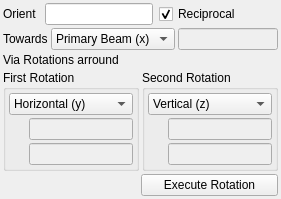
<ui version="4.0" >
 <class>Reorient</class>
 <widget class="QWidget" name="Reorient" >
  <property name="geometry" >
   <rect>
    <x>0</x>
    <y>0</y>
    <width>262</width>
    <height>199</height>
   </rect>
  </property>
  <property name="sizePolicy" >
   <sizepolicy vsizetype="Maximum" hsizetype="Maximum" >
    <horstretch>0</horstretch>
    <verstretch>0</verstretch>
   </sizepolicy>
  </property>
  <property name="minimumSize" >
   <size>
    <width>0</width>
    <height>0</height>
   </size>
  </property>
  <property name="maximumSize" >
   <size>
    <width>16777215</width>
    <height>16777215</height>
   </size>
  </property>
  <property name="windowTitle" >
   <string>Reorient</string>
  </property>
  <layout class="QGridLayout" name="gridLayout_5" >
   <property name="sizeConstraint" >
    <enum>QLayout::SetMinAndMaxSize</enum>
   </property>
   <property name="margin" >
    <number>3</number>
   </property>
   <property name="spacing" >
    <number>3</number>
   </property>
   <item row="0" column="0" >
    <layout class="QHBoxLayout" name="horizontalLayout" >
     <property name="spacing" >
      <number>6</number>
     </property>
     <item>
      <widget class="QLabel" name="label" >
       <property name="text" >
        <string>Orient </string>
       </property>
       <property name="buddy" >
        <cstring>fromEdit</cstring>
       </property>
      </widget>
     </item>
     <item>
      <widget class="QLineEdit" name="fromEdit" >
       <property name="sizePolicy" >
        <sizepolicy vsizetype="Fixed" hsizetype="Expanding" >
         <horstretch>0</horstretch>
         <verstretch>0</verstretch>
        </sizepolicy>
       </property>
       <property name="minimumSize" >
        <size>
         <width>70</width>
         <height>0</height>
        </size>
       </property>
       <property name="frame" >
        <bool>true</bool>
       </property>
      </widget>
     </item>
     <item>
      <widget class="QCheckBox" name="RezicheckBox" >
       <property name="sizePolicy" >
        <sizepolicy vsizetype="Fixed" hsizetype="Fixed" >
         <horstretch>0</horstretch>
         <verstretch>0</verstretch>
        </sizepolicy>
       </property>
       <property name="text" >
        <string>Reciprocal</string>
       </property>
       <property name="checked" >
        <bool>true</bool>
       </property>
      </widget>
     </item>
     <item>
      <spacer name="horizontalSpacer_4" >
       <property name="orientation" >
        <enum>Qt::Horizontal</enum>
       </property>
       <property name="sizeType" >
        <enum>QSizePolicy::Expanding</enum>
       </property>
       <property name="sizeHint" stdset="0" >
        <size>
         <width>0</width>
         <height>20</height>
        </size>
       </property>
      </spacer>
     </item>
    </layout>
   </item>
   <item row="1" column="0" >
    <layout class="QHBoxLayout" name="horizontalLayout_4" >
     <item>
      <widget class="QLabel" name="label_2" >
       <property name="text" >
        <string>Towards</string>
       </property>
       <property name="buddy" >
        <cstring>toCombo</cstring>
       </property>
      </widget>
     </item>
     <item>
      <widget class="QComboBox" name="toCombo" >
       <property name="sizePolicy" >
        <sizepolicy vsizetype="Fixed" hsizetype="Expanding" >
         <horstretch>0</horstretch>
         <verstretch>0</verstretch>
        </sizepolicy>
       </property>
       <item>
        <property name="text" >
         <string>Primary Beam (x)</string>
        </property>
       </item>
       <item>
        <property name="text" >
         <string>Horizontal (y)</string>
        </property>
       </item>
       <item>
        <property name="text" >
         <string>Vertical (z)</string>
        </property>
       </item>
       <item>
        <property name="text" >
         <string>Reciprocal</string>
        </property>
       </item>
       <item>
        <property name="text" >
         <string>Real</string>
        </property>
       </item>
      </widget>
     </item>
     <item>
      <widget class="QLineEdit" name="toEdit" >
       <property name="enabled" >
        <bool>false</bool>
       </property>
       <property name="sizePolicy" >
        <sizepolicy vsizetype="Fixed" hsizetype="Expanding" >
         <horstretch>0</horstretch>
         <verstretch>0</verstretch>
        </sizepolicy>
       </property>
       <property name="minimumSize" >
        <size>
         <width>70</width>
         <height>0</height>
        </size>
       </property>
      </widget>
     </item>
     <item>
      <spacer name="horizontalSpacer_5" >
       <property name="orientation" >
        <enum>Qt::Horizontal</enum>
       </property>
       <property name="sizeType" >
        <enum>QSizePolicy::Expanding</enum>
       </property>
       <property name="sizeHint" stdset="0" >
        <size>
         <width>0</width>
         <height>20</height>
        </size>
       </property>
      </spacer>
     </item>
    </layout>
   </item>
   <item row="2" column="0" >
    <widget class="QLabel" name="label_3" >
     <property name="sizePolicy" >
      <sizepolicy vsizetype="Fixed" hsizetype="Maximum" >
       <horstretch>0</horstretch>
       <verstretch>0</verstretch>
      </sizepolicy>
     </property>
     <property name="text" >
      <string>Via Rotations arround</string>
     </property>
    </widget>
   </item>
   <item row="3" column="0" >
    <layout class="QHBoxLayout" name="horizontalLayout_2" >
     <item>
      <widget class="QGroupBox" name="groupBox" >
       <property name="sizePolicy" >
        <sizepolicy vsizetype="Preferred" hsizetype="Expanding" >
         <horstretch>0</horstretch>
         <verstretch>0</verstretch>
        </sizepolicy>
       </property>
       <property name="title" >
        <string>First Rotation</string>
       </property>
       <layout class="QGridLayout" name="gridLayout_2" >
        <property name="margin" >
         <number>3</number>
        </property>
        <property name="spacing" >
         <number>3</number>
        </property>
        <item row="0" column="0" >
         <widget class="QComboBox" name="axis1Combo" >
          <property name="sizePolicy" >
           <sizepolicy vsizetype="Fixed" hsizetype="Expanding" >
            <horstretch>0</horstretch>
            <verstretch>0</verstretch>
           </sizepolicy>
          </property>
          <property name="currentIndex" >
           <number>1</number>
          </property>
          <item>
           <property name="text" >
            <string>Primary Beam (x)</string>
           </property>
          </item>
          <item>
           <property name="text" >
            <string>Horizontal (y)</string>
           </property>
          </item>
          <item>
           <property name="text" >
            <string>Vertical (z)</string>
           </property>
          </item>
          <item>
           <property name="text" >
            <string>Arbitary Axis</string>
           </property>
          </item>
         </widget>
        </item>
        <item row="1" column="0" >
         <layout class="QGridLayout" name="gridLayout" >
          <item rowspan="2" row="0" column="0" >
           <spacer name="horizontalSpacer" >
            <property name="orientation" >
             <enum>Qt::Horizontal</enum>
            </property>
            <property name="sizeType" >
             <enum>QSizePolicy::Expanding</enum>
            </property>
            <property name="sizeHint" stdset="0" >
             <size>
              <width>25</width>
              <height>20</height>
             </size>
            </property>
           </spacer>
          </item>
          <item row="0" column="1" >
           <widget class="QLineEdit" name="axis1Edit" >
            <property name="enabled" >
             <bool>false</bool>
            </property>
            <property name="sizePolicy" >
             <sizepolicy vsizetype="Fixed" hsizetype="Preferred" >
              <horstretch>0</horstretch>
              <verstretch>0</verstretch>
             </sizepolicy>
            </property>
            <property name="minimumSize" >
             <size>
              <width>70</width>
              <height>0</height>
             </size>
            </property>
           </widget>
          </item>
          <item row="1" column="1" >
           <widget class="QLineEdit" name="axis1Display" >
            <property name="enabled" >
             <bool>false</bool>
            </property>
            <property name="sizePolicy" >
             <sizepolicy vsizetype="Maximum" hsizetype="Preferred" >
              <horstretch>0</horstretch>
              <verstretch>0</verstretch>
             </sizepolicy>
            </property>
            <property name="readOnly" >
             <bool>false</bool>
            </property>
           </widget>
          </item>
         </layout>
        </item>
       </layout>
      </widget>
     </item>
     <item>
      <widget class="QGroupBox" name="groupBox_2" >
       <property name="sizePolicy" >
        <sizepolicy vsizetype="Preferred" hsizetype="Expanding" >
         <horstretch>0</horstretch>
         <verstretch>0</verstretch>
        </sizepolicy>
       </property>
       <property name="title" >
        <string>Second Rotation</string>
       </property>
       <layout class="QGridLayout" name="gridLayout_4" >
        <property name="margin" >
         <number>3</number>
        </property>
        <property name="spacing" >
         <number>3</number>
        </property>
        <item row="1" column="0" >
         <layout class="QGridLayout" name="gridLayout_3" >
          <item rowspan="2" row="0" column="0" >
           <spacer name="horizontalSpacer_2" >
            <property name="orientation" >
             <enum>Qt::Horizontal</enum>
            </property>
            <property name="sizeType" >
             <enum>QSizePolicy::Preferred</enum>
            </property>
            <property name="sizeHint" stdset="0" >
             <size>
              <width>25</width>
              <height>20</height>
             </size>
            </property>
           </spacer>
          </item>
          <item row="1" column="1" >
           <widget class="QLineEdit" name="axis2Display" >
            <property name="enabled" >
             <bool>false</bool>
            </property>
            <property name="sizePolicy" >
             <sizepolicy vsizetype="Fixed" hsizetype="Preferred" >
              <horstretch>0</horstretch>
              <verstretch>0</verstretch>
             </sizepolicy>
            </property>
           </widget>
          </item>
          <item row="0" column="1" >
           <widget class="QLineEdit" name="axis2Edit" >
            <property name="enabled" >
             <bool>false</bool>
            </property>
            <property name="sizePolicy" >
             <sizepolicy vsizetype="Fixed" hsizetype="Preferred" >
              <horstretch>0</horstretch>
              <verstretch>0</verstretch>
             </sizepolicy>
            </property>
            <property name="minimumSize" >
             <size>
              <width>70</width>
              <height>0</height>
             </size>
            </property>
           </widget>
          </item>
         </layout>
        </item>
        <item row="0" column="0" >
         <widget class="QComboBox" name="axis2Combo" >
          <property name="sizePolicy" >
           <sizepolicy vsizetype="Fixed" hsizetype="Expanding" >
            <horstretch>0</horstretch>
            <verstretch>0</verstretch>
           </sizepolicy>
          </property>
          <property name="currentIndex" >
           <number>2</number>
          </property>
          <item>
           <property name="text" >
            <string>Primary Beam (x)</string>
           </property>
          </item>
          <item>
           <property name="text" >
            <string>Horizontal (y)</string>
           </property>
          </item>
          <item>
           <property name="text" >
            <string>Vertical (z)</string>
           </property>
          </item>
          <item>
           <property name="text" >
            <string>Arbitary Axis</string>
           </property>
          </item>
         </widget>
        </item>
       </layout>
      </widget>
     </item>
    </layout>
   </item>
   <item row="4" column="0" >
    <layout class="QHBoxLayout" name="horizontalLayout_3" >
     <item>
      <spacer name="horizontalSpacer_3" >
       <property name="orientation" >
        <enum>Qt::Horizontal</enum>
       </property>
       <property name="sizeHint" stdset="0" >
        <size>
         <width>0</width>
         <height>20</height>
        </size>
       </property>
      </spacer>
     </item>
     <item>
      <widget class="QPushButton" name="doRatation" >
       <property name="sizePolicy" >
        <sizepolicy vsizetype="Fixed" hsizetype="Expanding" >
         <horstretch>0</horstretch>
         <verstretch>0</verstretch>
        </sizepolicy>
       </property>
       <property name="text" >
        <string>Execute Rotation</string>
       </property>
      </widget>
     </item>
    </layout>
   </item>
  </layout>
 </widget>
 <tabstops>
  <tabstop>fromEdit</tabstop>
  <tabstop>RezicheckBox</tabstop>
  <tabstop>toCombo</tabstop>
  <tabstop>toEdit</tabstop>
  <tabstop>axis1Edit</tabstop>
  <tabstop>doRatation</tabstop>
 </tabstops>
 <resources/>
 <connections>
  <connection>
   <sender>axis1Combo</sender>
   <signal>currentIndexChanged(int)</signal>
   <receiver>Reorient</receiver>
   <slot>axis1Changed()</slot>
   <hints>
    <hint type="sourcelabel" >
     <x>95</x>
     <y>115</y>
    </hint>
    <hint type="destinationlabel" >
     <x>285</x>
     <y>140</y>
    </hint>
   </hints>
  </connection>
  <connection>
   <sender>axis1Edit</sender>
   <signal>editingFinished()</signal>
   <receiver>Reorient</receiver>
   <slot>axis1EditChanged()</slot>
   <hints>
    <hint type="sourcelabel" >
     <x>127</x>
     <y>142</y>
    </hint>
    <hint type="destinationlabel" >
     <x>285</x>
     <y>189</y>
    </hint>
   </hints>
  </connection>
  <connection>
   <sender>axis2Combo</sender>
   <signal>currentIndexChanged(int)</signal>
   <receiver>Reorient</receiver>
   <slot>axis2Changed()</slot>
   <hints>
    <hint type="sourcelabel" >
     <x>270</x>
     <y>115</y>
    </hint>
    <hint type="destinationlabel" >
     <x>285</x>
     <y>174</y>
    </hint>
   </hints>
  </connection>
  <connection>
   <sender>axis2Edit</sender>
   <signal>editingFinished()</signal>
   <receiver>Reorient</receiver>
   <slot>axis2EditChanged()</slot>
   <hints>
    <hint type="sourcelabel" >
     <x>269</x>
     <y>142</y>
    </hint>
    <hint type="destinationlabel" >
     <x>285</x>
     <y>213</y>
    </hint>
   </hints>
  </connection>
  <connection>
   <sender>doRatation</sender>
   <signal>clicked()</signal>
   <receiver>Reorient</receiver>
   <slot>doRotationSlot()</slot>
   <hints>
    <hint type="sourcelabel" >
     <x>238</x>
     <y>209</y>
    </hint>
    <hint type="destinationlabel" >
     <x>285</x>
     <y>213</y>
    </hint>
   </hints>
  </connection>
  <connection>
   <sender>toCombo</sender>
   <signal>currentIndexChanged(int)</signal>
   <receiver>Reorient</receiver>
   <slot>toChanged(int)</slot>
   <hints>
    <hint type="sourcelabel" >
     <x>163</x>
     <y>48</y>
    </hint>
    <hint type="destinationlabel" >
     <x>285</x>
     <y>66</y>
    </hint>
   </hints>
  </connection>
  <connection>
   <sender>fromEdit</sender>
   <signal>editingFinished()</signal>
   <receiver>Reorient</receiver>
   <slot>updateDisplay()</slot>
   <hints>
    <hint type="sourcelabel" >
     <x>108</x>
     <y>21</y>
    </hint>
    <hint type="destinationlabel" >
     <x>285</x>
     <y>16</y>
    </hint>
   </hints>
  </connection>
 </connections>
 <slots>
  <slot>fromChanged()</slot>
  <slot>toChanged(int)</slot>
  <slot>toEditChanged()</slot>
  <slot>axis1Changed(int)</slot>
  <slot>axis2Changed(int)</slot>
  <slot>axis1EditChanged()</slot>
  <slot>axis2EditChanged()</slot>
  <slot>doRotationSlot()</slot>
  <slot>updateDisplay()</slot>
 </slots>
</ui>
